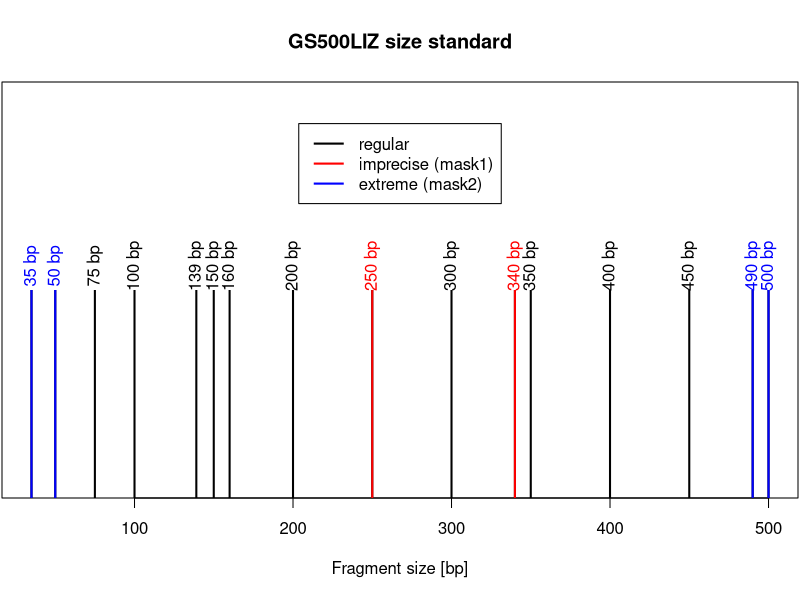

Here is the R script that generated this plot:
library(seqinr)


### Name: gs500liz
### Title: GS500LIZ size standards
### Aliases: gs500liz

### ** Examples

data(gs500liz)
op <- par(no.readonly = TRUE)
par(lend = "butt", mar = c(5,0,4,0)+0.1)
x <- gs500liz$liz
n <- length(x)
y <- rep(1, n)
plot(x, y, type = "h", yaxt = "n", xlab = "Fragment size [bp]",
  main = "GS500LIZ size standard", lwd = 2)
x1 <- x[!gs500liz$mask1]
segments(x1, 0, x1, 1, col = "red", lwd = 2)
x2 <- x[!gs500liz$mask2]
segments(x2, 0, x2, 1, col = "blue", lwd = 2)
col <- rep("black", n)
col[!gs500liz$mask1] <- "red"
col[!gs500liz$mask2] <- "blue"
text(x,1.05,paste(x, "bp"), srt = 90, col = col)
legend("top", inset = 0.1, legend = c("regular", "imprecise (mask1)", "extreme (mask2)"),
  lwd = 2, col = c("black","red","blue"))
par(op)
